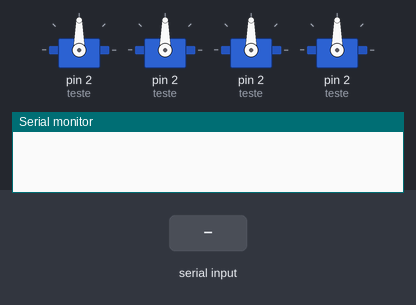
Bench run of a sketch on a simulated Arduino Uno, built with avr-gcc and run on an emulated ATmega328P. On the bench: 4 × servo, the last lines printed to the serial monitor. The inputs (shaded band) are chosen by the test bench.

Above: at 1.2 s.
1.3 s: "A,45\n" received over Serial
At 2.0 s:
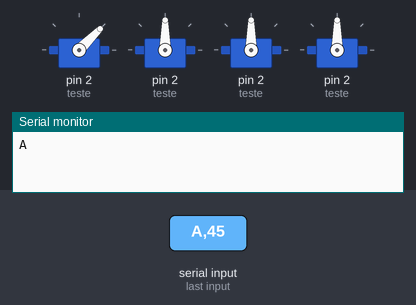
2.8 s: "B,45\n" received over Serial
At 3.2 s:
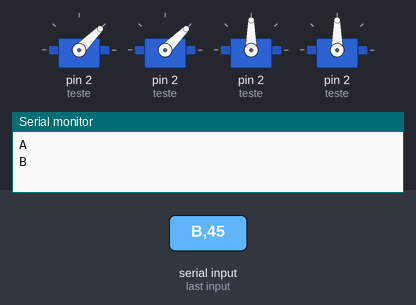
4.3 s: "C,45\n" received over Serial
At 5.5 s:
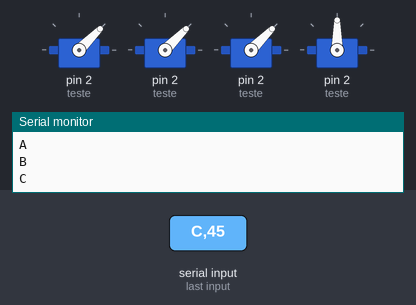
5.8 s: "D,45\n" received over Serial
At 6.6 s:
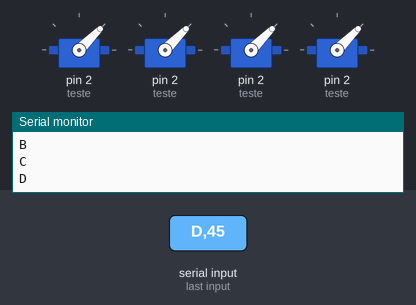
7.3 s: "A90\n" received over Serial
At 7.7 s:
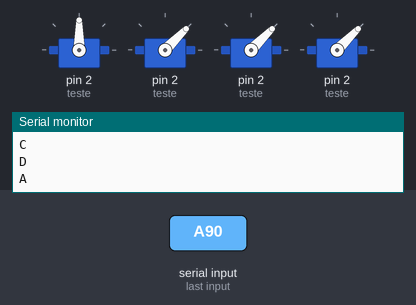
8.8 s: "B90\n" received over Serial
At 10.1 s:
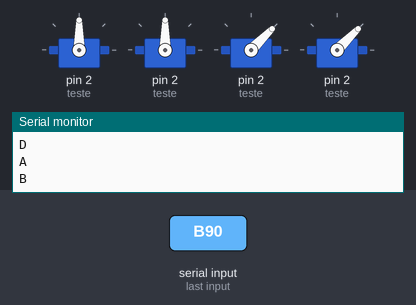
Timing chart, 0 to 11.3 s (numbered marks = the images above; inputs shaded):
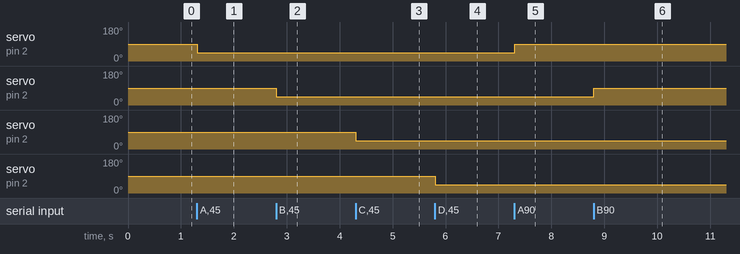

The sketch:

bra_o.ino
```cpp
#include <Servo.h>
Servo teste;
Servo garra;
Servo direito;
Servo esquerdo;
char comando;
int a;
int b;
int c;
int d;
void setup() {
  teste.attach(2);
  garra.attach(2);
  direito.attach(2);
  esquerdo.attach(2);
  Serial.begin (9600);
}

void loop() {

  if (Serial.available() > 0) {
    comando = Serial.read();
    Serial.println(comando);
  }
  if (comando == 'A') {
    a = Serial.parseInt();
    teste.write(a);
  }
  if (comando == 'B') {
   b = Serial.parseInt();
    garra.write(b);
  }
  if (comando == 'C') {
    c= Serial.parseInt();
    direito.write(c);
  }
  if (comando == 'D') {
    d = Serial.parseInt();
    esquerdo.write(d);
  }
}
```

Measured:
- after the input at 1.3 s, servo on pin 2 (teste): 90° → 45° at once
- after the input at 2.8 s, servo on pin 2 (teste): 90° → 45° at once
- after the input at 4.3 s, servo on pin 2 (teste): 90° → 45° at once
- after the input at 5.8 s, servo on pin 2 (teste): 90° → 45° at once
- after the input at 7.3 s, servo on pin 2 (teste): 45° → 90° at once
- after the input at 8.8 s, servo on pin 2 (teste): 45° → 90° at once
